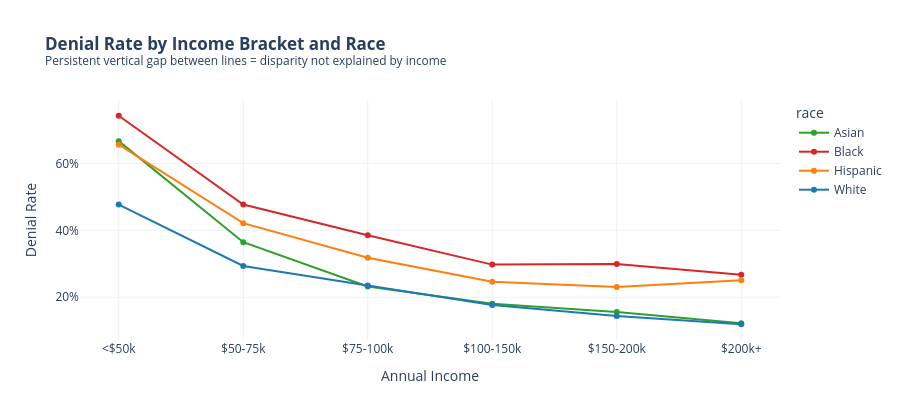

This figure's notebook cell:
### Markdown cell above
## Finding 2 - Does Income Explain the Gap?
A common counterargument is that minority applicants are denied more often simply because
they have lower incomes. The chart below controls for income bracket to test that claim.

>If the gap disappears within income brackets -> income is the explanation.  
>If the gap persists within income brackets -> something beyond income drives the disparity.

### Code cell
income_race = (
    df[df['income_bracket'].notna()]
    .groupby(['income_bracket', 'race'], observed=True)['denied']
    .agg(n='count', denial_rate='mean')
    .reset_index()
)
income_race = income_race[income_race['n'] >= 20]  # Minimum sample per cell

fig = px.line(
    income_race,
    x='income_bracket', y='denial_rate', color='race',
    markers=True,
    color_discrete_map={
        'White': '#1f77b4', 'Black': '#d62728',
        'Hispanic': '#ff7f0e', 'Asian': '#2ca02c'
    },
    title='<b>Denial Rate by Income Bracket and Race</b><br>'
          '<sup>Persistent vertical gap between lines = disparity not explained by income</sup>',
    labels={'denial_rate': 'Denial Rate', 'income_bracket': 'Annual Income'}
)
fig.update_layout(template='plotly_white', yaxis_tickformat='.0%', height=420)
fig.show()

#Gap table: denial rate difference vs. White within each income bracket
print('Denial rate gap vs. White applicants (+ = higher denial rate):')
pivot = income_race.pivot(index='income_bracket', columns='race', values='denial_rate')
gap   = pivot.subtract(pivot['White'], axis=0)
gap.style.format('{:+.1%}', na_rep='-').background_gradient(cmap='RdYlGn_r', axis=None)

### Figure 1 — Plotly figure (JSON) as saved in the notebook; plotly's stock layout.template omitted (floating-point values rounded to 4 significant figures)
{"data": [{"hovertemplate": "race=Asian<br>Annual Income=%{x}<br>Denial Rate=%{y}<extra></extra>", "legendgroup": "Asian", "line": {"color": "#2ca02c", "dash": "solid"}, "marker": {"symbol": "circle"}, "mode": "lines+markers", "name": "Asian", "orientation": "v", "showlegend": true, "type": "scatter", "x": ["<$50k", "$50-75k", "$75-100k", "$100-150k", "$150-200k", "$200k+"], "xaxis": "x", "y": [0.6667, 0.3645, 0.2323, 0.1809, 0.1561, 0.1222], "yaxis": "y"}, {"hovertemplate": "race=Black<br>Annual Income=%{x}<br>Denial Rate=%{y}<extra></extra>", "legendgroup": "Black", "line": {"color": "#d62728", "dash": "solid"}, "marker": {"symbol": "circle"}, "mode": "lines+markers", "name": "Black", "orientation": "v", "showlegend": true, "type": "scatter", "x": ["<$50k", "$50-75k", "$75-100k", "$100-150k", "$150-200k", "$200k+"], "xaxis": "x", "y": [0.7426, 0.4773, 0.3855, 0.2976, 0.2995, 0.2674], "yaxis": "y"}, {"hovertemplate": "race=Hispanic<br>Annual Income=%{x}<br>Denial Rate=%{y}<extra></extra>", "legendgroup": "Hispanic", "line": {"color": "#ff7f0e", "dash": "solid"}, "marker": {"symbol": "circle"}, "mode": "lines+markers", "name": "Hispanic", "orientation": "v", "showlegend": true, "type": "scatter", "x": ["<$50k", "$50-75k", "$75-100k", "$100-150k", "$150-200k", "$200k+"], "xaxis": "x", "y": [0.6561, 0.4215, 0.3183, 0.246, 0.2305, 0.2506], "yaxis": "y"}, {"hovertemplate": "race=White<br>Annual Income=%{x}<br>Denial Rate=%{y}<extra></extra>", "legendgroup": "White", "line": {"color": "#1f77b4", "dash": "solid"}, "marker": {"symbol": "circle"}, "mode": "lines+markers", "name": "White", "orientation": "v", "showlegend": true, "type": "scatter", "x": ["<$50k", "$50-75k", "$75-100k", "$100-150k", "$150-200k", "$200k+"], "xaxis": "x", "y": [0.477, 0.2936, 0.2352, 0.1771, 0.1438, 0.1193], "yaxis": "y"}], "layout": {"height": 420, "legend": {"title": {"text": "race"}, "tracegroupgap": 0}, "title": {"text": "<b>Denial Rate by Income Bracket and Race</b><br><sup>Persistent vertical gap between lines = disparity not explained by income</sup>"}, "xaxis": {"anchor": "y", "domain": [0, 1], "title": {"text": "Annual Income"}}, "yaxis": {"anchor": "x", "domain": [0, 1], "tickformat": ".0%", "title": {"text": "Denial Rate"}}}}
